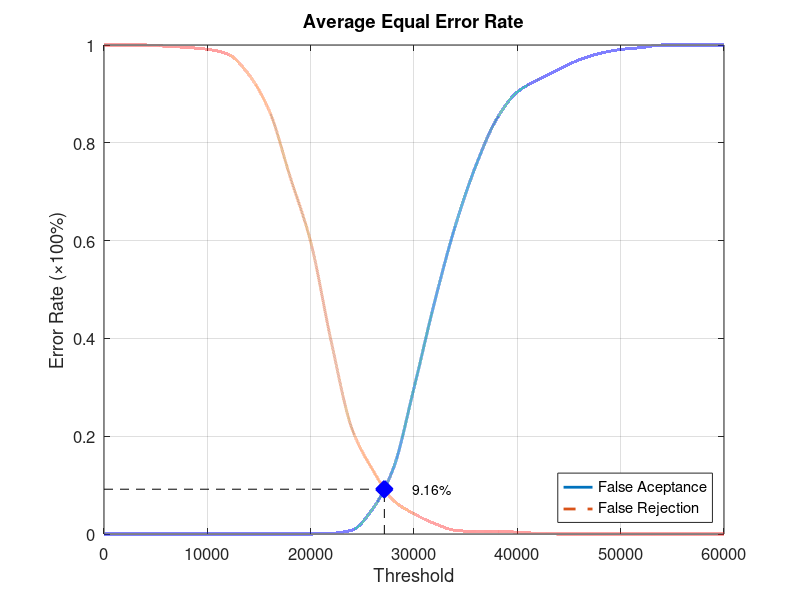
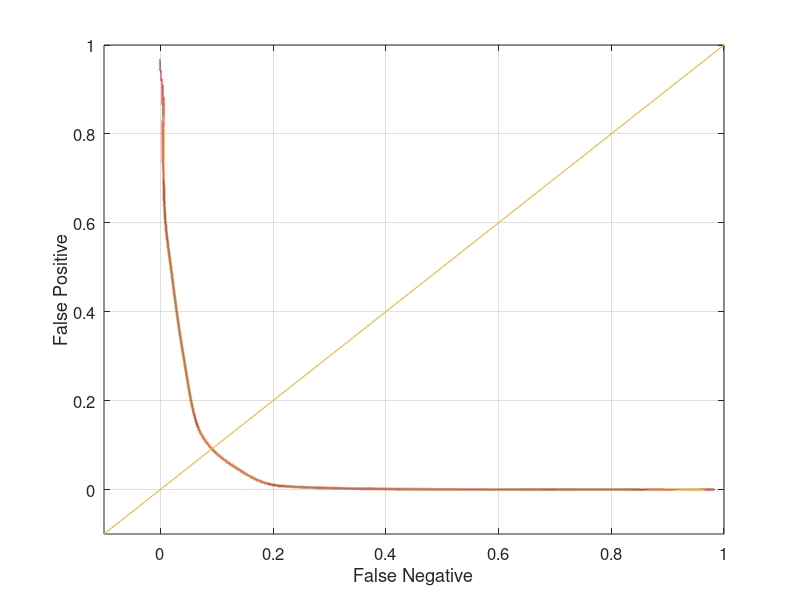

The MATLAB source for these figures, in order:
function yEER = Experiment4Average
close all;
clear;
clc;
x = 0:2000:60000;
xq = 0:0.5:60000;

y0 = [0 0 0 0 0 0 0 0 0 0 0 0.00131579 0.00789474 0.0513158 0.134211 0.298684 0.475 0.630263 0.753947 0.848684 0.903947 0.928947 0.95 0.969737 0.982895 0.99079 0.994737 1 1 1 1];
yy0 = interp1(x, y0, xq, 'pchip');
y1 = [1 1 1 0.9975 0.995 0.99125 0.98125 0.94 0.865 0.73125 0.5975 0.3925 0.215 0.13125 0.06875 0.04125 0.02125 0.0075 0.005 0.005 0.00375 0.00125 0 0 0 0 0 0 0 0 0];
yy1 = interp1(x, y1, xq, 'pchip');

% Calculating EER: 
y2 = abs(y0 - y1);
find(y2 == min(y2))
yy2 = abs(yy0 - yy1);
xEER = find(yy2 == min(yy2));
xEERIndex = xq(xEER) % X-axis EER
yEER = yy0(xEER) % Y-axis EER

main = figure
plot(xq, yy0,'-','LineWidth', 2);	hold on
plot(xq, yy1,'--','LineWidth', 2);	hold on
plot([xEERIndex xEERIndex], [0 yEER], 'k--');	hold on
plot([0 xEERIndex], [yEER yEER], 'k--');	hold on
plot(xEERIndex, yEER, 'bx', 'LineWidth', 10);	hold on
text(xEERIndex + 10 * xEERIndex / 100, yEER, [num2str(round((10000 * yEER)) / 100) '%'])
legend('False Aceptance', 'False Rejection', 'Location', 'SouthEast')
xlabel('Threshold')
ylabel('Error Rate (\times100%)')
title('Average Equal Error Rate')
set(gca, 'FontSize', 12)
axis([0 60000 0 1])
grid on

print(main, 'Experiment4AverageMain', '-dpng');
FNRxFPR = figure('Color', [1 1 1]);
plot(yy1, yy0, '-', yy1, yy0, 'LineWidth', 2);
hold on
y = -0.1:0.1:1
plot(y, y); 
set(gca, 'FontSize', 12)
xlabel('False Negative')
ylabel('False Positive')
axis([-0.1 1 -0.1 1])
set(gca, 'FontSize', 12)
grid on

print(FNRxFPR, 'Experiment4AverageFNRxFPR','-dpng');
end
